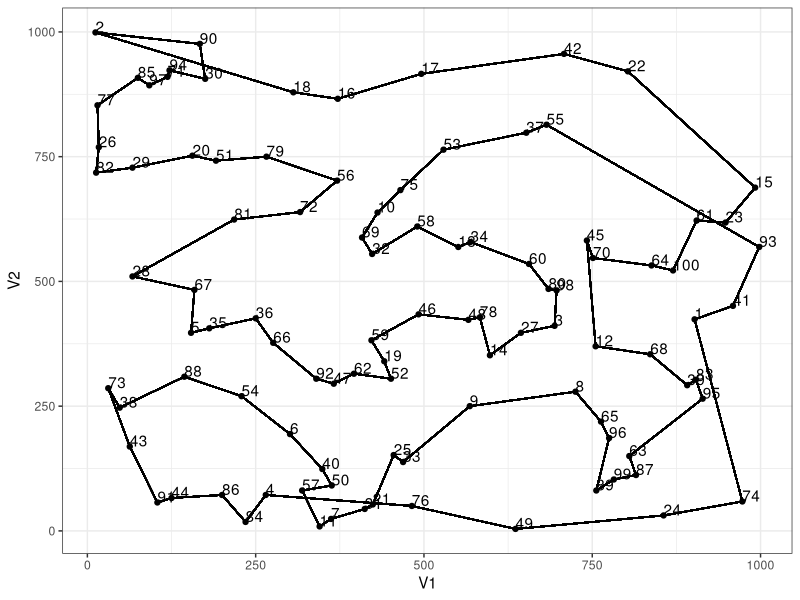

Source code (R):
## ---- chunk 1
knitr::opts_chunk$set(echo = TRUE)
## ---- chunk 2
library(tidyverse)
## ---- chunk 3
n <- 100 # Number of Nodes in Plot
number_neighbors <- floor(n/1) # Number of the first kth neighbors, the rest edges will get eliminated
## ---- chunk 4
# Define Euclidean distance funcion
dist_euclidean <- function(i1, i2, j1,j2){ 
  return(sqrt((i1-j1)^2+(i2-j2)^2))
}

# Given set of coordiantes calculates euclidean distance and adds noice.
matrix_euclidean <- function(ciudades_pos){
  ciudades_dist <- matrix(integer(n^2), ncol = n)
  for(i in 1:(n-1)){
    i1 <- ciudades_pos[i,1] 
    i2 <- ciudades_pos[i,2]
    for(j in (i+1):n){
      j1 <- ciudades_pos[j,1] 
      j2 <- ciudades_pos[j,2] 
      ciudades_dist[i,j] <- (dist_euclidean(i1, i2, j1, j2) + ifelse(i==j,0, (rnorm(1, sd = 0)^2))) %>% round()
      ciudades_dist[j,i] <- ciudades_dist[i,j]
    }
  }
  return(ciudades_dist)
}

# Updates distance matrix when triangle Inequality is not satissfied
desigualdad_triangulo <- function(ciudades_dist)
  for(i in 1:(n-1)){
    for(j in (i+1):n){
      distancia_minima <- ciudades_dist[i,j]
      set <- setdiff(1:n, c(i,j))
      for(k in set){
        distancia_indirecta <- ciudades_dist[i,k] + ciudades_dist[k,j]
        if(distancia_indirecta < distancia_minima){
          distancia_minima <- distancia_minima
        }
      }
      ciudades_dist[i,j] <- distancia_minima
      ciudades_dist[j,i] <- distancia_minima
    }
    return(ciudades_dist)
  }

TSP_plot <- function(ciudades_pos_df, camino_heuritica, n){
  g1 <- ggplot(ciudades_pos_df, aes(x = V1, y = V2)) + geom_point() + theme_bw() + geom_text(aes(label=c(1:n)), hjust=0, vjust=0)
  for(i in 1:n){
    i1 <- ciudades_pos_df[camino_heuritica[i],1]
    i2 <- ciudades_pos_df[camino_heuritica[i],2]
    j1 <- ciudades_pos_df[camino_heuritica[i+1],1]
    j2 <- ciudades_pos_df[camino_heuritica[i+1],2]
    g1 <- g1 + geom_segment(x = i1 , xend = j1, y = i2, yend = j2)
  }
  return(g1)
}
## ---- chunk 5
set.seed(11212)

ciudades_pos <- matrix(runif(2*n), ncol = 2) # Generate coordinates of n neighbors randomly
ciudades_pos <- round(1000*(ciudades_pos)) # Round to integers

#Generate distance matrix
ciudades_dist <- matrix_euclidean(ciudades_pos)

# For last iteration, save original values
ciudades_dist_sin_mod <- ciudades_dist
ciudades_dist <- desigualdad_triangulo(ciudades_dist)
## ---- chunk 6
# Eliminate all but the first kth nearest edges for each node.
vecinos_lista <- list()
for(i in 1:n){
  vecinos_lista[[i]] <- c(0)
  kth_near <- (ciudades_dist_sin_mod[i,] %>% sort())[number_neighbors]
  for(j in 1:n){
      if(ciudades_dist_sin_mod[i,j] > kth_near){
        ciudades_dist[i,j] <- Inf
      }
      else{
        if(i!=j){
          vecinos_lista[[i]] <- c(vecinos_lista[[i]],j)
        }
      }
   }
   vecinos_lista[[i]] <- tail(vecinos_lista[[i]],-1)
}

# Hace simétrica la matriz
for(i in 1:n){
  for(j in 1:n){
      if(ciudades_dist[i,j] != ciudades_dist[j,i]){
        if(ciudades_dist[i,j] < ciudades_dist[j,i]){
          ciudades_dist[j,i] <- ciudades_dist[i,j]
        }
        else{
          ciudades_dist[i,j] <- ciudades_dist[j,i]
        }
      }
   }
}

# Estricturas a usar
caminos <- matrix(integer((n+1)*n), nrow = n)
caminos[1:n,1] <- 1:n
caminos[1:n,(n+1)] <- 1:n
costos <- matrix(integer(n^2), nrow = n)

# Vector con numero de vecinos
grado_vecinos <- sapply(1:n, function(i){vecinos_lista[[i]] %>% length()})
grado_vecinos_lista <- list()
for(i in 1:n){
  grado_vecinos_lista[[i]] <- grado_vecinos
}
## ---- chunk 7
for(num_iter in 1:(n-1)){
  for(i in 1:n){
     camino_min <- Inf
     ciudad_actual <- caminos[i, num_iter]
     ciudades_vecinas_por_recorrer <- setdiff(vecinos_lista[[ciudad_actual]], caminos[i, 1:num_iter])
     grado_vecinos_por_recorrer <- grado_vecinos_lista[[i]][ciudades_vecinas_por_recorrer]
     boolean_neighbors <- grado_vecinos_por_recorrer > 1
     if(all(boolean_neighbors)){
       for(j in ciudades_vecinas_por_recorrer){
           ciudad_cand <- ciudades_dist[ciudad_actual, j]
           if(ciudad_cand < camino_min){
             camino_min <- ciudad_cand
             ciudad_min <- j
           }
       }
     }
     else{
       ciudad_min <- (ciudades_vecinas_por_recorrer[!boolean_neighbors])[1]
       camino_min <- ciudades_dist[ciudad_actual, ciudad_min]
     }
     for(j in ciudades_vecinas_por_recorrer){
       grado_vecinos_lista[[i]][j] <- grado_vecinos_lista[[i]][j] - 1
     }
     grado_vecinos_lista[[i]][ciudad_actual] <- 0
     costos[i, num_iter] <- camino_min
     caminos[i, num_iter+1] <- ciudad_min
  }
}
costos[1:n, n]  <- sapply(1:n, function(i){ciudades_dist_sin_mod[i, caminos[i,n]]})
costos_ciclos <- sapply(1:n, function(i){sum(costos[i,1:n])})
ciclo_index <- which.min(costos_ciclos)
camino_heuritica <- caminos[ciclo_index,]
 
ciudades_pos_df <- as.data.frame(ciudades_pos)
g1 <- TSP_plot(ciudades_pos_df, camino_heuritica, n)
g1
## ---- chunk 8
costos_ciclos[ciclo_index]
